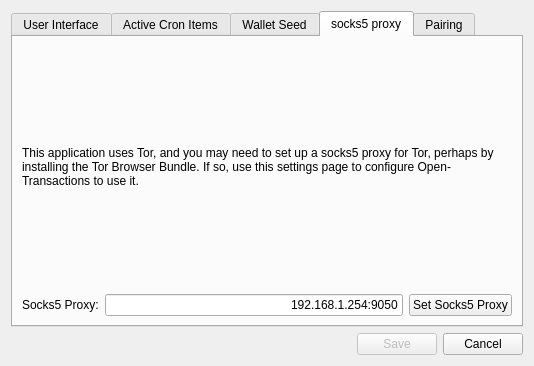
<?xml version="1.0" encoding="UTF-8"?>
<ui version="4.0">
 <class>Settings</class>
 <widget class="QWidget" name="Settings">
  <property name="geometry">
   <rect>
    <x>0</x>
    <y>0</y>
    <width>534</width>
    <height>366</height>
   </rect>
  </property>
  <property name="windowTitle">
   <string>Settings</string>
  </property>
  <layout class="QVBoxLayout" name="verticalLayout">
   <item>
    <widget class="QTabWidget" name="tabWidget">
     <property name="currentIndex">
      <number>3</number>
     </property>
     <widget class="QWidget" name="tabUI">
      <attribute name="title">
       <string>User Interface</string>
      </attribute>
      <widget class="QLabel" name="labelLanguage">
       <property name="geometry">
        <rect>
         <x>28</x>
         <y>112</y>
         <width>65</width>
         <height>20</height>
        </rect>
       </property>
       <property name="text">
        <string>Language:</string>
       </property>
      </widget>
      <widget class="QComboBox" name="comboBoxLanguage">
       <property name="geometry">
        <rect>
         <x>130</x>
         <y>110</y>
         <width>150</width>
         <height>26</height>
        </rect>
       </property>
       <property name="minimumSize">
        <size>
         <width>150</width>
         <height>0</height>
        </size>
       </property>
      </widget>
      <widget class="QCheckBox" name="checkBoxExpertMode">
       <property name="geometry">
        <rect>
         <x>20</x>
         <y>62</y>
         <width>151</width>
         <height>20</height>
        </rect>
       </property>
       <property name="text">
        <string>Expert Mode</string>
       </property>
      </widget>
      <widget class="QCheckBox" name="checkBoxHideNav">
       <property name="geometry">
        <rect>
         <x>20</x>
         <y>20</y>
         <width>221</width>
         <height>20</height>
        </rect>
       </property>
       <property name="text">
        <string>Hide Main Navigation Window</string>
       </property>
      </widget>
     </widget>
     <widget class="QWidget" name="tabActiveCronItems">
      <attribute name="title">
       <string>Active Cron Items</string>
      </attribute>
      <layout class="QVBoxLayout" name="verticalLayout_2">
       <item>
        <layout class="QGridLayout" name="gridLayout">
         <item row="0" column="0">
          <widget class="QLabel" name="label">
           <property name="text">
            <string>Nym Id:</string>
           </property>
          </widget>
         </item>
         <item row="0" column="1">
          <widget class="QLineEdit" name="lineEditNymId"/>
         </item>
         <item row="1" column="0">
          <widget class="QLabel" name="label_2">
           <property name="text">
            <string>Notary Id:</string>
           </property>
          </widget>
         </item>
         <item row="1" column="1">
          <widget class="QLineEdit" name="lineEditNotaryId"/>
         </item>
        </layout>
       </item>
       <item>
        <layout class="QHBoxLayout" name="horizontalLayout_2">
         <item>
          <spacer name="horizontalSpacer_2">
           <property name="orientation">
            <enum>Qt::Horizontal</enum>
           </property>
           <property name="sizeHint" stdset="0">
            <size>
             <width>40</width>
             <height>20</height>
            </size>
           </property>
          </spacer>
         </item>
         <item>
          <widget class="QPushButton" name="pushButton">
           <property name="text">
            <string>Get Active Cron IDs</string>
           </property>
          </widget>
         </item>
        </layout>
       </item>
       <item>
        <widget class="QTableWidget" name="tableWidget">
         <column>
          <property name="text">
           <string>Txn#</string>
          </property>
         </column>
         <column>
          <property name="text">
           <string>Agreement Type</string>
          </property>
         </column>
         <column>
          <property name="text">
           <string>Memo</string>
          </property>
         </column>
         <column>
          <property name="text">
           <string>Status</string>
          </property>
         </column>
        </widget>
       </item>
      </layout>
     </widget>
     <widget class="QWidget" name="tabWalletSeed">
      <attribute name="title">
       <string>Wallet Seed</string>
      </attribute>
      <widget class="QPlainTextEdit" name="plainTextEditSeed">
       <property name="geometry">
        <rect>
         <x>20</x>
         <y>57</y>
         <width>461</width>
         <height>111</height>
        </rect>
       </property>
       <property name="readOnly">
        <bool>true</bool>
       </property>
      </widget>
     </widget>
     <widget class="QWidget" name="tabSocks">
      <attribute name="title">
       <string>socks5 proxy</string>
      </attribute>
      <layout class="QVBoxLayout" name="verticalLayout_3">
       <item>
        <widget class="QLabel" name="label_3">
         <property name="text">
          <string>This application uses Tor, and you may need to set up a socks5 proxy for Tor, perhaps by installing the Tor Browser Bundle. If so, use this settings page to configure Open-Transactions to use it.</string>
         </property>
         <property name="wordWrap">
          <bool>true</bool>
         </property>
        </widget>
       </item>
       <item>
        <layout class="QHBoxLayout" name="horizontalLayout_3">
         <item>
          <widget class="QLabel" name="label_4">
           <property name="text">
            <string>Socks5 Proxy:</string>
           </property>
          </widget>
         </item>
         <item>
          <widget class="QLineEdit" name="lineEditSocksProxy">
           <property name="text">
            <string>192.168.1.254:9050</string>
           </property>
           <property name="alignment">
            <set>Qt::AlignRight|Qt::AlignTrailing|Qt::AlignVCenter</set>
           </property>
           <property name="placeholderText">
            <string>127.0.0.1:9050</string>
           </property>
          </widget>
         </item>
         <item>
          <widget class="QPushButton" name="pushButtonSetSocksProxy">
           <property name="text">
            <string>Set Socks5 Proxy</string>
           </property>
          </widget>
         </item>
        </layout>
       </item>
      </layout>
     </widget>
     <widget class="QWidget" name="tabPairing">
      <attribute name="title">
       <string>Pairing</string>
      </attribute>
      <layout class="QVBoxLayout" name="verticalLayout_4">
       <item>
        <widget class="QLabel" name="label_5">
         <property name="text">
          <string>Normal pairing involves connecting a cable. However, if you already have the two critical pieces of information, you can attempt a pair without the cable.</string>
         </property>
         <property name="wordWrap">
          <bool>true</bool>
         </property>
        </widget>
       </item>
       <item>
        <layout class="QGridLayout" name="gridLayout_2">
         <item row="0" column="0">
          <widget class="QLabel" name="label_6">
           <property name="text">
            <string>Bridge Nym Id:</string>
           </property>
          </widget>
         </item>
         <item row="0" column="1">
          <widget class="QLineEdit" name="lineEditBridgeNymId">
           <property name="text">
            <string>otptQfnYa9nEWwA3VYGrreAGY1VKvFz9EaG</string>
           </property>
          </widget>
         </item>
         <item row="1" column="0">
          <widget class="QLabel" name="label_7">
           <property name="text">
            <string>Admin Password:</string>
           </property>
          </widget>
         </item>
         <item row="1" column="1">
          <widget class="QLineEdit" name="lineEditAdminPassword">
           <property name="text">
            <string>Cm4mytL8QfDKb6iDTMjH6cAMYKa</string>
           </property>
          </widget>
         </item>
        </layout>
       </item>
       <item>
        <layout class="QHBoxLayout" name="horizontalLayout_4">
         <item>
          <spacer name="horizontalSpacer_3">
           <property name="orientation">
            <enum>Qt::Horizontal</enum>
           </property>
           <property name="sizeHint" stdset="0">
            <size>
             <width>308</width>
             <height>20</height>
            </size>
           </property>
          </spacer>
         </item>
         <item>
          <widget class="QPushButton" name="pushButtonPair">
           <property name="text">
            <string>Pair</string>
           </property>
          </widget>
         </item>
        </layout>
       </item>
      </layout>
     </widget>
    </widget>
   </item>
   <item>
    <layout class="QHBoxLayout" name="horizontalLayout">
     <item>
      <spacer name="horizontalSpacer">
       <property name="orientation">
        <enum>Qt::Horizontal</enum>
       </property>
       <property name="sizeHint" stdset="0">
        <size>
         <width>40</width>
         <height>20</height>
        </size>
       </property>
      </spacer>
     </item>
     <item>
      <widget class="QPushButton" name="pushButtonSave">
       <property name="enabled">
        <bool>false</bool>
       </property>
       <property name="text">
        <string>Save</string>
       </property>
      </widget>
     </item>
     <item>
      <widget class="QPushButton" name="pushButtonCancel">
       <property name="text">
        <string>Cancel</string>
       </property>
      </widget>
     </item>
    </layout>
   </item>
  </layout>
 </widget>
 <resources/>
 <connections>
  <connection>
   <sender>pushButtonCancel</sender>
   <signal>clicked()</signal>
   <receiver>Settings</receiver>
   <slot>hide()</slot>
   <hints>
    <hint type="sourcelabel">
     <x>340</x>
     <y>270</y>
    </hint>
    <hint type="destinationlabel">
     <x>199</x>
     <y>149</y>
    </hint>
   </hints>
  </connection>
 </connections>
</ui>
